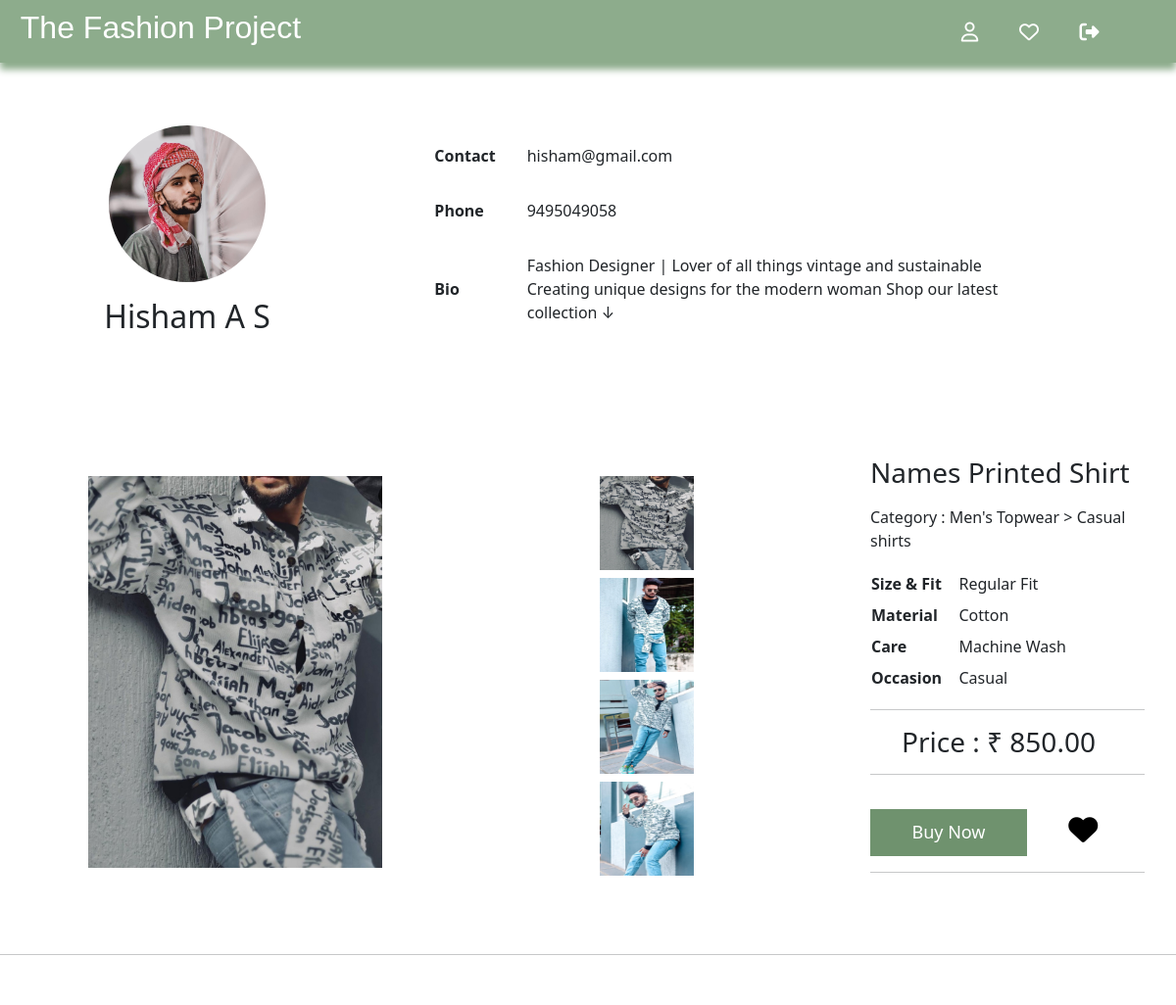
The page /designer/2/ (upper part) on the database as committed earlier.
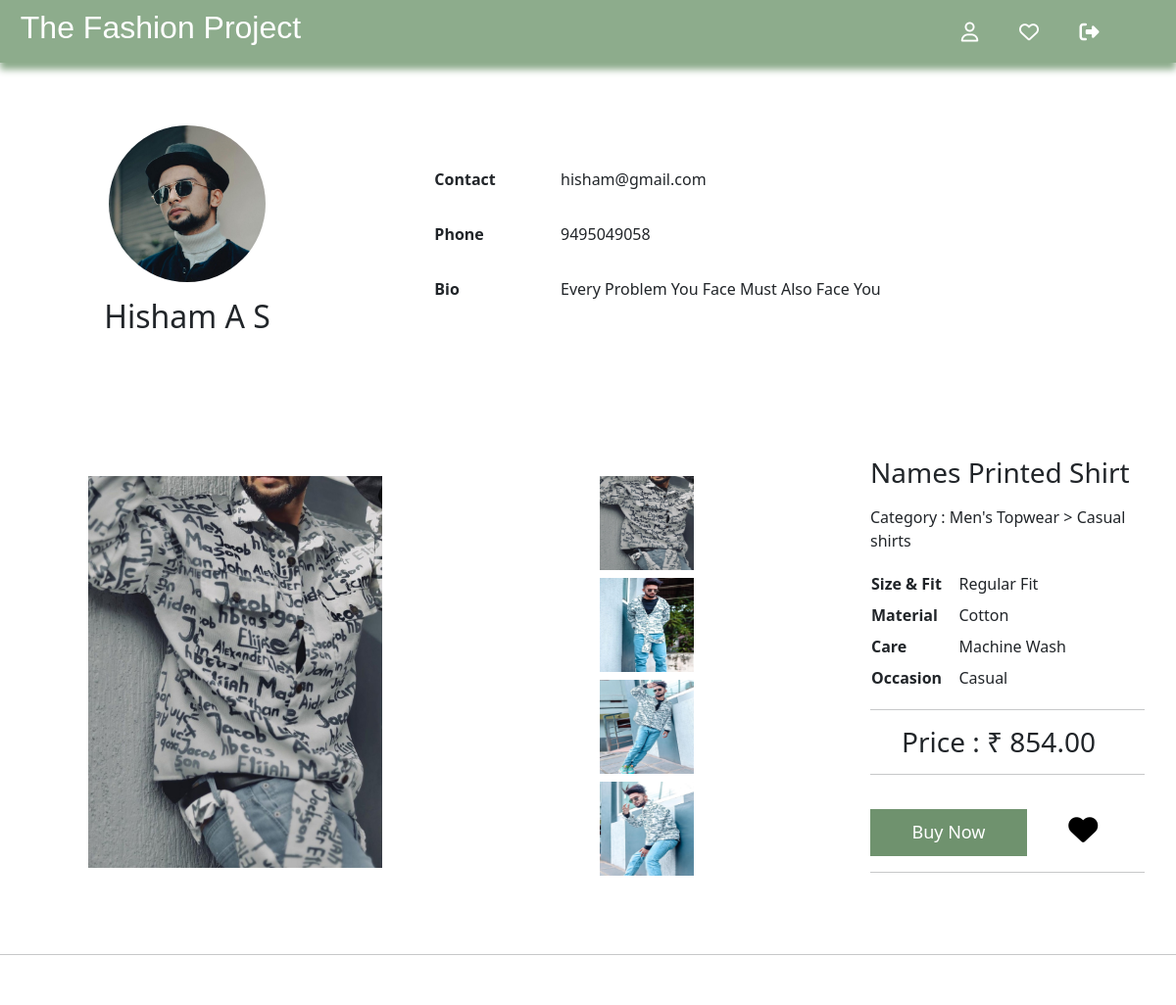
The same page on the database as committed later.
### account/models.py (models this page shows, shortened)
class Designer(models.Model):
    user = models.ForeignKey(User,on_delete=models.CASCADE)
    name = models.CharField(max_length=155,null=True,blank=True)
    email = models.EmailField(max_length=255, unique=True)
    phone = models.CharField(max_length=15,unique=True)
    bio = models.TextField(max_length=155,null=True,blank=True)
    logo = models.ImageField(upload_to='media/designer/logo',blank=True,null=True)
    def get_products(self):
        return Product.objects.filter(designer=self)

### designers/models.py (models this page shows, shortened)
class Product(models.Model):
    designer = models.ForeignKey('account.Designer', on_delete=models.CASCADE, null=True)
    prd_name = models.CharField(max_length=255)
    category1 = models.CharField(max_length=255)
    category2 = models.CharField(max_length=255, blank=True)
    price = models.DecimalField(max_digits=10, decimal_places=2)
    fit = models.CharField(max_length=255)
    care = models.CharField(max_length=255)
    material = models.CharField(max_length=255)
    occasion = models.CharField(max_length=255)
    image1 = models.ImageField(upload_to='media/product_images/')
    image2 = models.ImageField(upload_to='media/product_images/')
    image3 = models.ImageField(upload_to='media/product_images/')
    image4 = models.ImageField(upload_to='media/product_images/')
    small = models.PositiveIntegerField()
    medium = models.PositiveIntegerField()
    large = models.PositiveIntegerField()
    extra_large = models.PositiveIntegerField()
    class Meta:
        unique_together = ('prd_name', 'designer')

### customers/views.py (the view)
# urls.py: path('designer/<int:pk>/', designer_profile, name='designer_profile'),
def designer_profile(request, pk):
    designer = get_object_or_404(Designer, pk=pk)
    return render(request, 'designerView.html', {'designer': designer})

### designers/context_processors.py (called while the page is built)
def designer_context_processor(request):
    designer = None
    if request.user.is_authenticated:
        try:
            designer = Designer.objects.get(user=request.user)
        except Designer.DoesNotExist:
            pass
    return {'designer': designer}

### templates/designerView.html (shortened to what this page needs)
{% extends 'customer_base.html' %}
{% load static %}
{% block content %}
<div class="desig-prof">
    <div class="desig-head">
        <div class="dp">
            <img src="{{ designer.logo.url }}" alt="">
        </div>
        <h2>{{ designer.name }}</h2>
    </div>
    <div class="bio">
        <table>
            <tr>
                <td class="bold">Contact</td>
                <td>{{ designer.email }}</td>
            </tr>
            <tr>
                <td class="bold">Phone</td>
                <td>{{ designer.phone }}</td>
            </tr>
            <tr>
                <td class="bold">Bio</td>
                <td>{{ designer.bio }}</td>
            </tr>
        </table>
    </div>
</div>
{% if designer.get_products %}
    {% for product in designer.get_products %}
<div class="prd-det">
    <div class="sec-2">
        <img id="mainImage{{product.pk}}" src="{{ product.image1.url }}" alt="{{ product.prd_name }}">
    </div>
    <div class="sec-1">
        <img src="{{ product.image1.url }}" alt="{{ product.prd_name }}" onclick="changeImage('{{ product.pk }}', this)">
        <img src="{{ product.image2.url }}" alt="{{ product.prd_name }}" onclick="changeImage('{{ product.pk }}', this)">
        <img src="{{ product.image3.url }}" alt="{{ product.prd_name }}" onclick="changeImage('{{ product.pk }}', this)">
        <img src="{{ product.image4.url }}" alt="{{ product.prd_name }}" onclick="changeImage('{{ product.pk }}', this)">
    </div>
    <div class="sec-3">
        <div>
            <h3>{{ product.prd_name }}</h3>
            <p>
        <p>Category : {{ product.category1 }} {% if product.category2 %} > {{ product.category2 }}{% endif %}</p>
            </p>
            <table>
                <tr>
                    <td class="sp-tt">Size & Fit</td>
                    <td class="sp-td">{{ product.fit }}</td>
                </tr>
                <tr>
                    <td class="sp-tt">Material</td>
                    <td class="sp-td">{{ product.material }}</td>
                </tr>
                <tr>
                    <td class="sp-tt">Care</td>
                    <td class="sp-td">{{ product.care }}</td>
                </tr>
                <tr>
                    <td class="sp-tt">Occasion</td>
                    <td class="sp-td">{{ product.occasion }}</td>
                </tr>
            </table>
            <hr>
                        <h3 id="pr" style="padding-right: 1rem;">Price : &#x20b9; {{ product.price }}</h3>
            <hr>
            <div class="btns">
                <button class="buy-btn"><a href="{% url 'cart' product_id=product.id %}">Buy Now</a></button>
                <button title="add to whishlist" class="whish-btn"><a href="{% url 'add_to_wishlist' product_id=product.id %}"><i class="fa fa-heart fa-lg"></i></a></button>
            </div>
            <hr>
        </div>
    </div>
</div>
<hr>
{% endfor %}
{% endif %}
{% endblock%}

Rows that differ between the two databases and show on the page:
changed Designer "Hisham A S": logo: a different picture; bio "Fashion Designer | Lover of all things vintage and sustainable Creating unique designs for the modern woman Shop our latest collection ↓" → "Every Problem You Face Must Also Face You"
changed Product "Names Printed Shirt": price "850.00" → "854.00"
